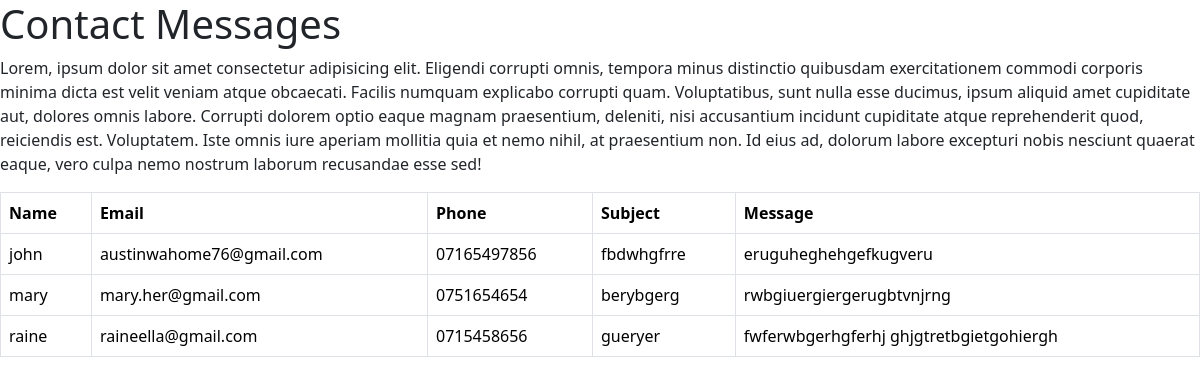
Page /show/ on the committed database.
### joybasketapp/models.py (models this page shows, shortened)
class Contact(models.Model):
    name = models.CharField(max_length=100)
    email = models.EmailField()
    phone = models.CharField(max_length=30, blank=True)
    subject = models.CharField(max_length=200)
    message = models.TextField()
    created_at = models.DateTimeField(auto_now_add=True)

### joybasketapp/views.py (the view)
# urls.py: path('show/', views.show, name='show'),
def show(request):
    all = Contact.objects.all()
    return render(request, 'show.html', {'all': all})

### joybasketapp/templates/show.html (shortened to what this page needs)
<!DOCTYPE html>
<html lang="en">
<head>
{% load static %}
    <link rel="stylesheet" href="{% static 'static/bootstrap/css/bootstrap.min.css' %}">
</head>
<body>
    <h1>Contact Messages</h1>
    <p>Lorem, ipsum dolor sit amet consectetur adipisicing elit. Eligendi corrupti omnis, tempora minus distinctio quibusdam exercitationem commodi corporis minima dicta est velit veniam atque obcaecati. Facilis numquam explicabo corrupti quam.
    Voluptatibus, sunt nulla esse ducimus, ipsum aliquid amet cupiditate aut, dolores omnis labore. Corrupti dolorem optio eaque magnam praesentium, deleniti, nisi accusantium incidunt cupiditate atque reprehenderit quod, reiciendis est. Voluptatem.
    Iste omnis iure aperiam mollitia quia et nemo nihil, at praesentium non. Id eius ad, dolorum labore excepturi nobis nesciunt quaerat eaque, vero culpa nemo nostrum laborum recusandae esse sed!</p>
    <table class="table table-bordered">
        <thead>
            <tr>
                <th>Name</th>
                <th>Email</th>
                <th>Phone</th>
                <th>Subject</th>
                <th>Message</th>
            </tr>
        </thead>
        <tbody>
            {% for contact in all %}
            <tr>
                <td>{{ contact.name }}</td>
                <td>{{ contact.email }}</td>
                <td>{{ contact.phone }}</td>
                <td>{{ contact.subject }}</td>
                <td>{{ contact.message }}</td>
            </tr>
            {% endfor %}
        </tbody>
    </table>
</body>
</html>

### rows in the picture
Contact: name "john", email "austinwahome76@gmail.com", phone "07165497856", subject "fbdwhgfrre", message "eruguheghehgefkugveru"
Contact: name "mary", email "mary.her@gmail.com", phone "0751654654", subject "berybgerg", message "rwbgiuergiergerugbtvnjrng"
Contact: name "raine", email "raineella@gmail.com", phone "0715458656", subject "gueryer", message "fwferwbgerhgferhj ghjgtretbgietgohiergh"
